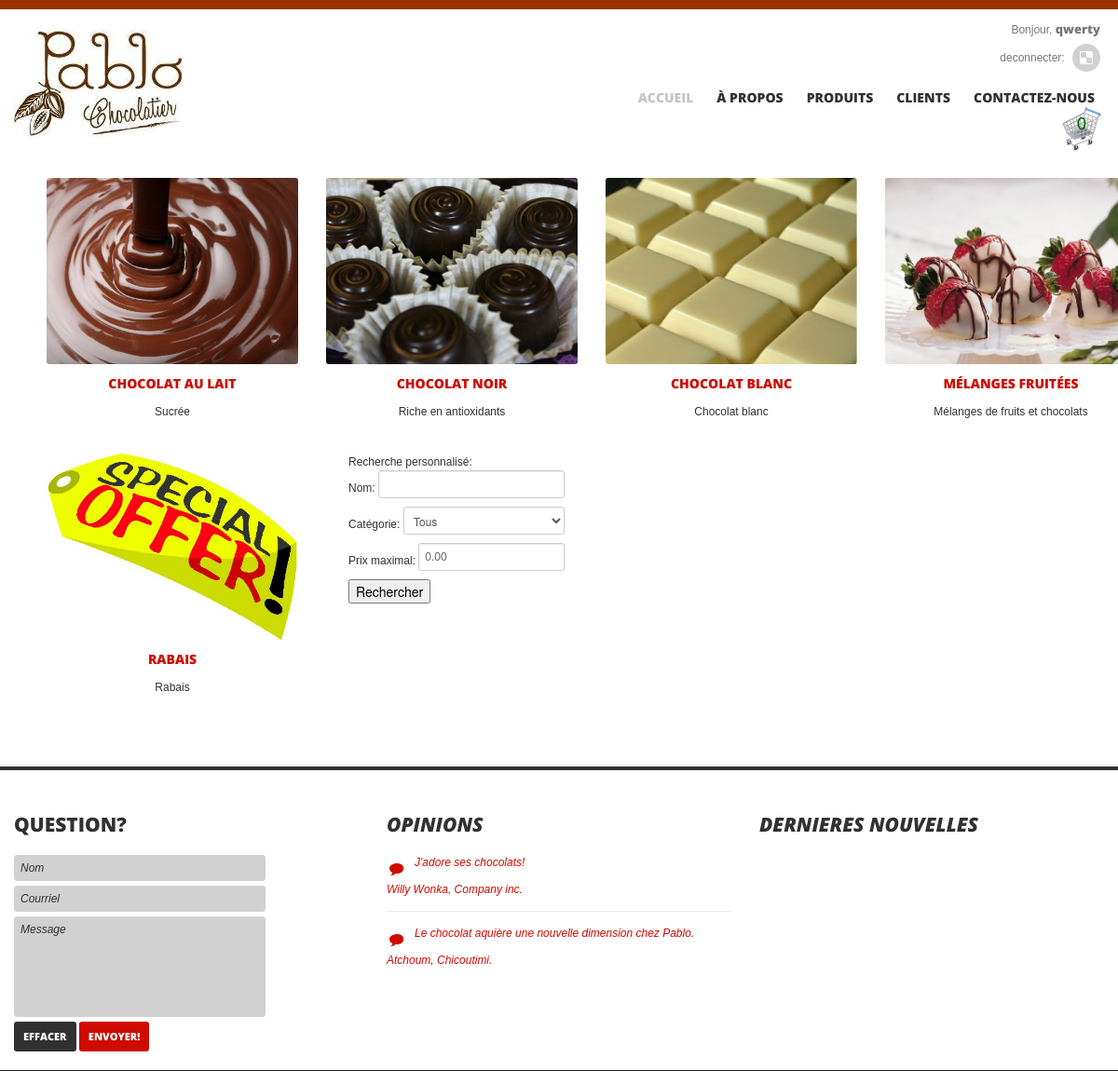
Page /index.php?page=Produits (signed in) on the committed database.
### tables this page shows
CREATE TABLE IF NOT EXISTS `categories` (
  `CategoryID` int(11) NOT NULL AUTO_INCREMENT,
  `CategoryName` varchar(60) NOT NULL,
  `Description` text,
  `ImageURL` varchar(2048) NOT NULL,
  PRIMARY KEY (`CategoryID`)
);

### Includes/Products.php (the view, shortened to what this page needs)
<?php
    $mySqli = new mysqli($DB_HOST, $DB_USER, $DB_PASS, $DB_NAME);
    echo "<div class='wrap'>";
    echo "<div class='container-fluid'>";
    echo "<div class='span12' >";
    if (!isset($_GET["Category"]) && !isset($_GET["CustomSearch"])) {
        $categories = $mySqli->query("SELECT * FROM Categories WHERE (SELECT COUNT(*) FROM ProductsCategories WHERE CategoryID = Categories.CategoryID)");
        $catNames = array();
        $catIDs = array();
        echo "<div class='row' >";
        while($row = $categories->fetch_assoc()) {
            array_push($catIDs, $row["CategoryID"]);
            array_push($catNames, $row["CategoryName"]);
            ?>
            <div class='span3' data-category='category01'>
                <div class='hover_img'>
                    <a href='index.php?page=Produits&Category=<?= $row["CategoryID"] ?>' >
                        <img src='img/categories/<?= $row["ImageURL"] ?>' alt style='visibility: visible;
                             opacity: 1; width: 270px; height: 200px;'/>
                    </a>
                </div>
                <div class='item_description'>
                    <h6>
                    <a><?= $row["CategoryName"] ?></a>
                    </h6>
                    <div class='descr'><?= $row["Description"] ?></div>
                </div><br/><br/>
            </div>
           <?php
        }
    ?>
<div class='span3' data-category='category01' style="padding-left: 2%;">
        <form action='index.php' method='GET'>
            <div>Recherche personnalisé:</div>
            <div>Nom: <input type='text' name='txtName' style='width:186px;'/></div>
            <div>Catégorie:
                <select style='width:173px;' name='selCategory'>
                    <option value='All'>Tous</option>
                </select>
            </div>
            <div>Prix maximal:
                <input type='text' name='txtPrice' value='0.00' onkeypress='return IsNumberOrControl(event)'
                       style='width:143px;' maxLength='6'/>
            </div>
            <div><input type='submit' value='Rechercher'/></div>
        </form>
</div>
</div>
<?php
    }
    echo "</div>";
    echo "</div>";
    echo "</div>";
?>

### css/theme.css (style rules this page uses)
a, input, select, textarea { outline:none !important; }
body { overflow-x:hidden; }
img { outline:0; vertical-align:top; }
[class*="span"] img, [class*="span"] iframe { max-width:100%; }
.hover_img { position:relative; background-color:#fff; }
.hover_img img, .post_carousel img { border-radius:3px; }
.item_description { text-align:center; color:#313131; }
.item_description h6 { font-weight:800; margin:10px 0 10px 0; text-transform:uppercase; }

### rows in the picture
categories: ImageURL (picture), CategoryName "CHOCOLAT AU LAIT", Description "Sucrée"
categories: ImageURL (picture), CategoryName "CHOCOLAT NOIR", Description "Riche en antioxidants"
categories: ImageURL (picture), CategoryName "CHOCOLAT BLANC", Description "Chocolat blanc"
categories: ImageURL (picture), CategoryName "MÉLANGES FRUITÉES", Description "Mélanges de fruits et chocolats"
categories: ImageURL (picture), CategoryName "RABAIS", Description "Rabais"

### other values in the picture
$_SESSION["login"] "qwerty"
$_SESSION["Basket"]->GetDiffProductCount() "0"
